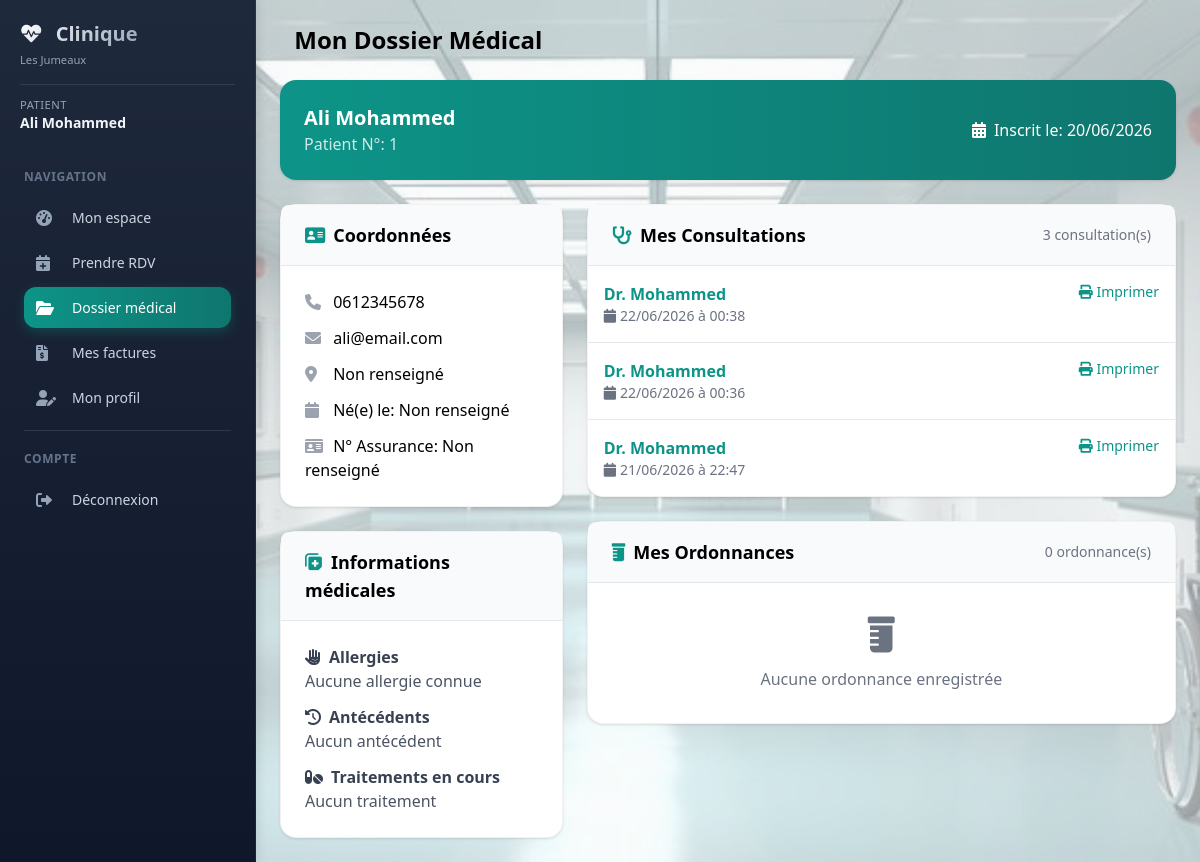
Screenshot of /patient/dossier (signed in) with the database file from the repository.
### models/database.py (models this page shows, shortened)
class Utilisateur(UserMixin, db.Model):
    __tablename__ = 'utilisateurs'
    id = db.Column(db.Integer, primary_key=True)
    email = db.Column(db.String(120), unique=True, nullable=False)
    password = db.Column(db.String(200), nullable=False)
    role = db.Column(db.String(20), default='patient')
    nom = db.Column(db.String(100))
    prenom = db.Column(db.String(100))
    telephone = db.Column(db.String(20))
    medecin_id = db.Column(db.Integer, db.ForeignKey('medecins.id'))
    specialite = db.Column(db.String(100))
    adresse = db.Column(db.Text)
    created_at = db.Column(db.DateTime, default=datetime.utcnow)
    medecin = db.relationship('Medecin', backref='utilisateur', foreign_keys=[medecin_id])

class Patient(db.Model):
    __tablename__ = 'patients'
    id = db.Column(db.Integer, primary_key=True)
    nom = db.Column(db.String(100), nullable=False)
    prenom = db.Column(db.String(100), nullable=False)
    email = db.Column(db.String(120))
    telephone = db.Column(db.String(20), nullable=False)
    date_naissance = db.Column(db.Date)
    adresse = db.Column(db.Text)
    num_assurance = db.Column(db.String(50))
    user_id = db.Column(db.Integer, db.ForeignKey('utilisateurs.id'))
    date_creation = db.Column(db.DateTime, default=datetime.utcnow)
    allergies = db.Column(db.Text)
    chronic_diseases = db.Column(db.Text)
    current_medications = db.Column(db.Text)
    user = db.relationship('Utilisateur', backref='patient', foreign_keys=[user_id])
    rendezvous = db.relationship('RendezVous', back_populates='patient', lazy='dynamic')
    consultations = db.relationship('Consultation', back_populates='patient', lazy='dynamic')
    ordonnances = db.relationship('Ordonnance', back_populates='patient', lazy='dynamic')
    factures = db.relationship('Facture', back_populates='patient', lazy='dynamic')

class Consultation(db.Model):
    __tablename__ = 'consultations'
    id = db.Column(db.Integer, primary_key=True)
    patient_id = db.Column(db.Integer, db.ForeignKey('patients.id'), nullable=False)
    medecin_id = db.Column(db.Integer, db.ForeignKey('medecins.id'), nullable=False)
    date = db.Column(db.DateTime, nullable=False)
    diagnostic = db.Column(db.Text)
    prescription = db.Column(db.Text)
    notes = db.Column(db.Text)
    created_at = db.Column(db.DateTime, default=datetime.utcnow)
    patient = db.relationship('Patient', back_populates='consultations', foreign_keys=[patient_id])
    medecin = db.relationship('Medecin', back_populates='consultations', foreign_keys=[medecin_id])

class Medecin(db.Model):
    __tablename__ = 'medecins'
    id = db.Column(db.Integer, primary_key=True)
    nom = db.Column(db.String(100), nullable=False)
    prenom = db.Column(db.String(100), nullable=False)
    specialite = db.Column(db.String(100), nullable=False)
    email = db.Column(db.String(120))
    telephone = db.Column(db.String(20))
    adresse_cabinet = db.Column(db.Text)
    created_at = db.Column(db.DateTime, default=datetime.utcnow)
    rendezvous = db.relationship('RendezVous', back_populates='medecin', lazy='dynamic')
    consultations = db.relationship('Consultation', back_populates='medecin', lazy='dynamic')
    ordonnances = db.relationship('Ordonnance', back_populates='medecin', lazy='dynamic')

### models/patient.py (the view)
@patient_bp.route('/dossier')
@patient_required
def dossier():
    patient = get_current_patient()
    if not patient:
        return render_template('error.html', message="Profil patient non trouvé")
    dossier = DossierMedical.query.filter_by(patient_id=patient.id).first()
    consultations = Consultation.query.filter_by(patient_id=patient.id).order_by(Consultation.date.desc()).all()
    ordonnances = Ordonnance.query.filter_by(patient_id=patient.id).order_by(Ordonnance.date.desc()).all()
    return render_template('patient/dossier_medical.html',
                         patient=patient,
                         dossier_medical=dossier,
                         consultations=consultations,
                         ordonnances=ordonnances)

### templates/patient/dossier_medical.html (shortened to what this page needs)
{% extends "base_dashboard.html" %}
{% block content %}
<div>
    <h1 class="text-2xl font-bold mb-6"> Mon Dossier Médical</h1>
    <div class="bg-gradient-to-r from-primary to-primary-dark rounded-lg shadow mb-6 text-white">
        <div class="p-6">
            <div class="flex flex-col md:flex-row items-center justify-between">
                <div>
                    <h2 class="text-xl font-bold">{{ patient.nom }} {{ patient.prenom }}</h2>
                    <p class="text-white/80">Patient N°: {{ patient.id }}</p>
                </div>
                <div class="text-right mt-3 md:mt-0">
                    <p><i class="fas fa-calendar-alt mr-2"></i>Inscrit le: {{ patient.date_creation.strftime('%d/%m/%Y') if patient.date_creation else '-' }}</p>
                </div>
            </div>
        </div>
    </div>
    <div class="grid grid-cols-1 lg:grid-cols-3 gap-6">
        <div class="lg:col-span-1 space-y-6">
            <div class="bg-white rounded-lg shadow">
                <div class="px-6 py-4 border-b bg-gray-50 rounded-t-lg">
                    <h3 class="text-lg font-semibold"><i class="fas fa-address-card text-primary mr-2"></i>Coordonnées</h3>
                </div>
                <div class="p-6 space-y-3">
                    <p><i class="fas fa-phone text-gray-400 w-6"></i> {{ patient.telephone or 'Non renseigné' }}</p>
                    <p><i class="fas fa-envelope text-gray-400 w-6"></i> {{ patient.email or 'Non renseigné' }}</p>
                    <p><i class="fas fa-map-marker-alt text-gray-400 w-6"></i> {{ patient.adresse or 'Non renseigné' }}</p>
                    <p><i class="fas fa-calendar text-gray-400 w-6"></i> Né(e) le: {{ patient.date_naissance.strftime('%d/%m/%Y') if patient.date_naissance else 'Non renseigné' }}</p>
                    <p><i class="fas fa-id-card text-gray-400 w-6"></i> N° Assurance: {{ patient.num_assurance or 'Non renseigné' }}</p>
                </div>
            </div>
            <div class="bg-white rounded-lg shadow">
                <div class="px-6 py-4 border-b bg-gray-50 rounded-t-lg">
                    <h3 class="text-lg font-semibold"><i class="fas fa-notes-medical text-primary mr-2"></i>Informations médicales</h3>
                </div>
                <div class="p-6 space-y-3">
                    <div>
                        <p class="font-semibold text-gray-700"><i class="fas fa-allergies mr-2"></i>Allergies</p>
                        <p class="text-gray-600">{{ patient.allergies or 'Aucune allergie connue' }}</p>
                    </div>
                    <div>
                        <p class="font-semibold text-gray-700"><i class="fas fa-history mr-2"></i>Antécédents</p>
                        <p class="text-gray-600">{{ patient.chronic_diseases or 'Aucun antécédent' }}</p>
                    </div>
                    <div>
                        <p class="font-semibold text-gray-700"><i class="fas fa-pills mr-2"></i>Traitements en cours</p>
                        <p class="text-gray-600">{{ patient.current_medications or 'Aucun traitement' }}</p>
                    </div>
                </div>
            </div>
        </div>
        <div class="lg:col-span-2 space-y-6">
            <div class="bg-white rounded-lg shadow">
                <div class="px-6 py-4 border-b bg-gray-50 rounded-t-lg flex justify-between items-center">
                    <h3 class="text-lg font-semibold"><i class="fas fa-stethoscope text-primary mr-2"></i>Mes Consultations</h3>
                    <span class="text-sm text-gray-500">{{ consultations|length }} consultation(s)</span>
                </div>
                <div class="divide-y">
                    {% if consultations %}
                        {% for c in consultations %}
                        <div class="p-4 hover:bg-gray-50 transition">
                            <div class="flex justify-between items-start flex-wrap gap-2">
                                <div>
                                    <p class="font-semibold text-primary">Dr. {{ c.medecin.nom }}</p>
                                    <p class="text-sm text-gray-500"><i class="fas fa-calendar mr-1"></i>{{ c.date.strftime('%d/%m/%Y à %H:%M') if c.date else '-' }}</p>
                                </div>
                                <div class="flex gap-2">
                                    <button onclick="printConsultation({{ c.id }})" class="text-primary hover:text-primary-dark text-sm" title="Imprimer">
                                        <i class="fas fa-print"></i> Imprimer
                                    </button>
                                </div>
                            </div>
                        </div>
                        {% endfor %}
                    {% else %}
                        <div class="p-8 text-center text-gray-500">
                            <i class="fas fa-stethoscope text-4xl mb-3"></i>
                            <p>Aucune consultation enregistrée</p>
                        </div>
                    {% endif %}
                </div>
            </div>
            <div class="bg-white rounded-lg shadow">
                <div class="px-6 py-4 border-b bg-gray-50 rounded-t-lg flex justify-between items-center">
                    <h3 class="text-lg font-semibold"><i class="fas fa-prescription-bottle text-primary mr-2"></i>Mes Ordonnances</h3>
                    <span class="text-sm text-gray-500">{{ ordonnances|length }} ordonnance(s)</span>
                </div>
                <div class="divide-y">
                    {% if ordonnances %}
                        {% for o in ordonnances %}
                        <div class="p-4 hover:bg-gray-50 transition">
                            <div class="flex justify-between items-start flex-wrap gap-2">
                                <div>
                                    <p class="font-semibold text-primary">Dr. {{ o.medecin.nom }}</p>
                                    <p class="text-sm text-gray-500"><i class="fas fa-calendar mr-1"></i>{{ o.date.strftime('%d/%m/%Y') if o.date else '-' }}</p>
                                </div>
                                <button onclick="printOrdonnance({{ o.id }})" class="text-primary hover:text-primary-dark text-sm" title="Imprimer">
                                    <i class="fas fa-print mr-1"></i>Imprimer
                                </button>
                            </div>
                            {% if o.medicaments %}
                            <div class="mt-2 p-3 bg-gray-50 rounded-lg">
                                <p class="text-sm font-semibold text-gray-700">Médicaments prescrits:</p>
                                <div class="text-sm text-gray-600 mt-1">
                                    {% for ligne in o.medicaments.split('\n') %}
                                        {% if ligne.strip() %}
                                        <p class="py-0.5">• {{ ligne }}</p>
                                        {% endif %}
                                    {% endfor %}
                                </div>
                            </div>
                            {% endif %}
                            {% if o.posologie %}
                            <div class="mt-2 p-3 bg-yellow-50 rounded-lg">
                                <p class="text-sm font-semibold text-yellow-800">Posologie:</p>
                                <p class="text-sm text-gray-700">{{ o.posologie }}</p>
                            </div>
                            {% endif %}
                            {% if o.duree_traitement %}
                            <div class="mt-2 text-sm text-gray-500">
                                <i class="fas fa-hourglass-half mr-1"></i> Durée: {{ o.duree_traitement }}
                            </div>
                            {% endif %}
                        </div>
                        {% endfor %}
                    {% else %}
                        <div class="p-8 text-center text-gray-500">
                            <i class="fas fa-prescription-bottle text-4xl mb-3"></i>
                            <p>Aucune ordonnance enregistrée</p>
                        </div>
                    {% endif %}
                </div>
            </div>
        </div>
    </div>
</div>
{% endblock %}

### templates/base_dashboard.html (shortened to what this page needs)
<!DOCTYPE html>
<html lang="fr">
<head>
    <script src="https://cdn.tailwindcss.com"></script>
    <link href="https://cdnjs.cloudflare.com/ajax/libs/font-awesome/6.0.0/css/all.min.css" rel="stylesheet">
    <link rel="stylesheet" href="{{ url_for('static', filename='style.css') }}">
</head>
<body class="bg-gray-50 font-sans antialiased">
<div class="flex min-h-screen">
    <aside class="sidebar fixed md:relative z-40 w-64 flex-shrink-0 h-full md:h-auto overflow-y-auto">
        <div class="p-5">
            <div class="flex items-center justify-between sidebar-header">
                <div>
                    <h2 class="text-xl font-bold">
                        <i class="fas fa-heartbeat text-primary mr-2"></i>
                        Clinique
                    </h2>
                    <p class="text-xs mt-1">Les Jumeaux</p>
                </div>
            </div>
            <div class="sidebar-user mt-4 pt-3">
                <p class="text-sm">
                    <span class="block text-xs role">{{ session.role|capitalize }}</span>
                    <span class="font-semibold name">{{ session.nom }} {{ session.prenom }}</span>
                </p>
            </div>
        </div>
        <nav class="px-3 pb-4">
            <div class="sidebar-section text-xs uppercase tracking-wider px-3 py-2 mt-2">Navigation</div>
            {% if session.role == 'admin' %}
            <a href="{{ url_for('admin.dashboard') }}" class="sidebar-link {% if request.endpoint == 'admin.dashboard' %}active{% endif %}">
                <i class="fas fa-tachometer-alt w-5"></i><span>Dashboard</span>
            </a>
            <a href="{{ url_for('admin.gestion_utilisateurs') }}" class="sidebar-link {% if request.endpoint == 'admin.gestion_utilisateurs' %}active{% endif %}">
                <i class="fas fa-users-cog w-5"></i><span>Gestion utilisateurs</span>
            </a>
            <a href="{{ url_for('admin.statistiques') }}" class="sidebar-link flex items-center px-3 py-2 rounded-lg mb-1 transition">
                <i class="fas fa-chart-line w-5"></i><span class="ml-3">Statistiques</span>
            </a>
            {% elif session.role == 'patient' %}
            <a href="{{ url_for('patient.dashboard') }}" class="sidebar-link {% if request.endpoint == 'patient.dashboard' %}active{% endif %}">
                <i class="fas fa-tachometer-alt w-5"></i><span>Mon espace</span>
            </a>
            <a href="{{ url_for('patient.rendezvous_page') }}" class="sidebar-link {% if request.endpoint == 'patient.rendezvous_page' %}active{% endif %}">
                <i class="fas fa-calendar-plus w-5"></i><span>Prendre RDV</span>
            </a>
            <a href="{{ url_for('patient.dossier') }}" class="sidebar-link {% if request.endpoint == 'patient.dossier' %}active{% endif %}">
                <i class="fas fa-folder-open w-5"></i><span>Dossier médical</span>
            </a>
            <a href="{{ url_for('patient.factures') }}" class="sidebar-link {% if request.endpoint == 'patient.factures' %}active{% endif %}">
                <i class="fas fa-file-invoice-dollar w-5"></i><span>Mes factures</span>
            </a>
            <a href="{{ url_for('patient.profil') }}" class="sidebar-link {% if request.endpoint == 'patient.profil' %}active{% endif %}">
                <i class="fas fa-user-edit w-5"></i><span>Mon profil</span>
            </a>
            {% endif %}
            <div class="sidebar-border"></div>
            <div class="sidebar-section text-xs uppercase tracking-wider px-3 py-2">Compte</div>
            <a href="{{ url_for('auth.logout') }}" class="sidebar-link logout">
                <i class="fas fa-sign-out-alt w-5"></i><span>Déconnexion</span>
            </a>
        </nav>
    </aside>
    <div class="flex-1 flex flex-col">
        <main class="flex-1 p-4 md:p-6">
            {% block content %}{% endblock %}
        </main>
    </div>
</div>
</body>
</html>

### rows the page displays
Utilisateur: role "PATIENT"
Patient: nom "Ali", prenom "Mohammed", id "1", date_creation "20/06/2026", telephone "0612345678", email "ali@email.com", adresse "Non renseigné", date_naissance "Non renseigné", num_assurance "Non renseigné", allergies "Aucune allergie connue", chronic_diseases "Aucun antécédent", current_medications "Aucun traitement"
Consultation: medecin.nom "Mohammed", date "22/06/2026 à 00:38"
Consultation: medecin.nom "Mohammed", date "22/06/2026 à 00:36"
Consultation: medecin.nom "Mohammed", date "21/06/2026 à 22:47"

### other values shown
{{ session.nom }} "Ali"
{{ session.prenom }} "Mohammed"
{{ consultations|length }} "3"
{{ ordonnances|length }} "0"
